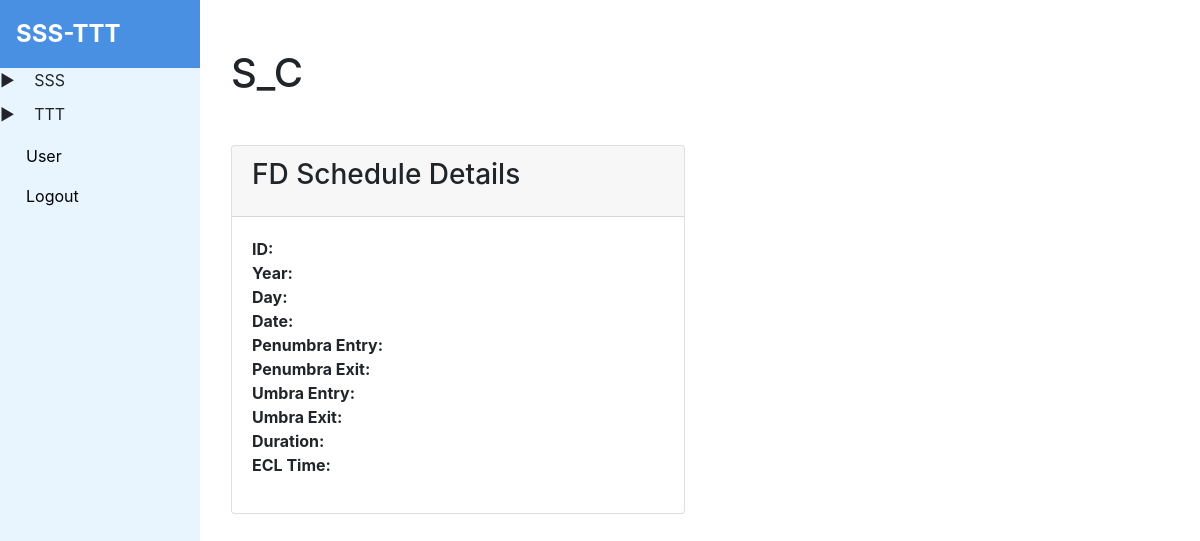
The page /fd_schedules/1 (signed in) on the database as committed earlier.
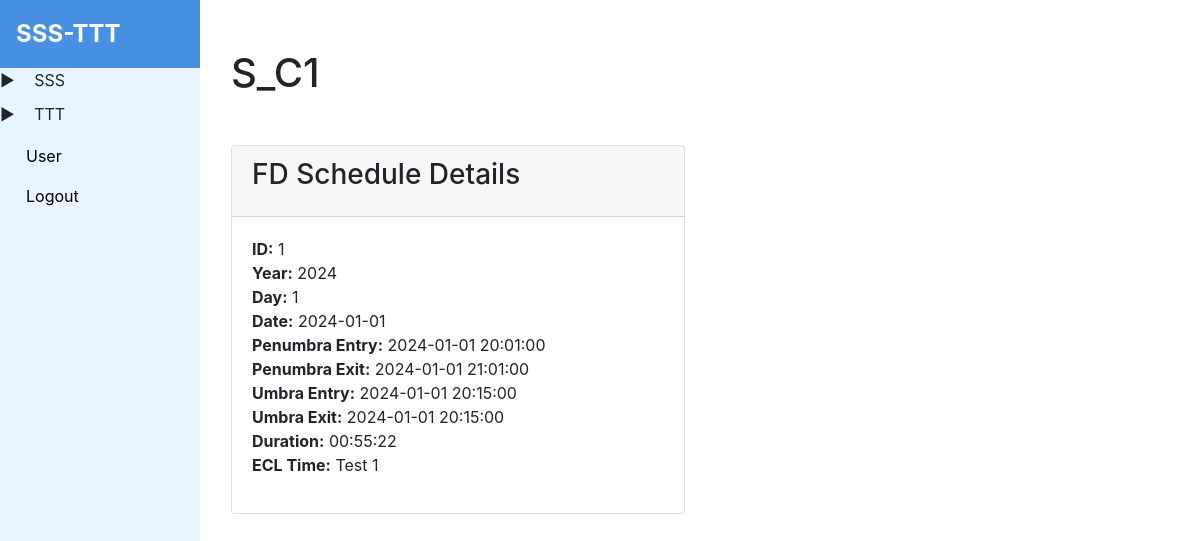
The same page on the database as committed later.
### tables this page shows
CREATE TABLE 't_fd_schedule' (
        id INTEGER PRIMARY KEY AUTOINCREMENT,
        year INTEGER,
        day INTEGER,
        date DATE,
        penumbra_entry DATETIME NOT NULL,
        penumbra_exit DATETIME,
        umbra_entry DATETIME,
        umbra_exit DATETIME,
        duration VARCHAR(1000),
        ECL_TIME VARCHAR(255)
    );

### app.py (the view)
@app.route('/fd_schedules/<int:fd_schedule_id>')
@check_login
def fd_schedule_detail(fd_schedule_id):
    data = get_record_by_table_name('t_fd_schedule', fd_schedule_id)
    return render_template('fd_schedule/fd_schedule_detail.html', fd_schedule=data, is_admin = session.get('user'))

### app.py (called while the page is built)
def check_login(f):
    @wraps(f)
    def decorated_function(*args, **kwargs):
        if session.get('user') is None:
            return redirect(url_for('login'))
        return f(*args, **kwargs)
    return decorated_function

### db_helper.py (called while the page is built)
def get_record_by_table_name(table_name: str, record_id: int):
    cursor = conn.cursor()
    cursor.execute(f'SELECT * FROM {table_name} WHERE id = {record_id}')
    result = cursor.fetchone()
    cursor.close()
    return result

### templates/fd_schedule/fd_schedule_detail.html (shortened to what this page needs)
{% extends 'base.html' %}
{% block content %}
  <div class="container my-5">
    <div class="row">
      <div class="col-12">
        <h1 class="text-start mb-5">S_C{{ fd_schedule[0] }}
        </h1>
      </div>
    </div>
    <div class="row">
      <div class="col-md-6">
        <div class="card mb-4">
          <div class="card-header">
            <h3 class="card-title">FD Schedule Details</h3>
          </div>
          <div class="card-body">
            <ul class="list-unstyled">
              <li><strong>ID:</strong> {{ fd_schedule[0] }}</li>
              <li><strong>Year:</strong> {{ fd_schedule[1] }}</li>
              <li><strong>Day:</strong> {{ fd_schedule[2] }}</li>
              <li><strong>Date:</strong> {{ fd_schedule[3] }}</li>
              <li><strong>Penumbra Entry:</strong> {{ fd_schedule[4] }}</li>
              <li><strong>Penumbra Exit:</strong> {{ fd_schedule[5] }}</li>
              <li><strong>Umbra Entry:</strong> {{ fd_schedule[6] }}</li>
              <li><strong>Umbra Exit:</strong> {{ fd_schedule[7] }}</li>
              <li><strong>Duration:</strong> {{ fd_schedule[8] }}</li>
              <li><strong>ECL Time:</strong> {{ fd_schedule[9] }}</li>
            </ul>
          </div>
        </div>
      </div>
    </div>
  </div>
{% endblock %}

### templates/base.html (shortened to what this page needs)
<!DOCTYPE html>
<html>
<head>
    <link rel="stylesheet" href="https://stackpath.bootstrapcdn.com/bootstrap/4.3.1/css/bootstrap.min.css">
    <link rel="stylesheet" type="text/css" href="{{ url_for('static', filename='css/style.css') }}">
    <link rel="stylesheet" href="https://cdn.materialdesignicons.com/5.4.55/css/materialdesignicons.min.css">
    <link rel="stylesheet" href="https://cdnjs.cloudflare.com/ajax/libs/select2/4.0.13/css/select2.min.css" />
</head>
<body onload="toggleSubmenu('{{ menuVal }}')">
    <div class="sidebar sidebar-content">
        <div class="logo">
            <a href="/home">SSS-TTT</a>
        </div>
        <ul>
            <li class="submenu-toggle" data-submenu="submenu1" data-expanded="false" onclick="toggleSubmenu('submenu1')">
                <span class="menu-text">SSS</span></a>
            </li>
        </ul>
        <ul>
            <li class="submenu-toggle" data-submenu="submenu2" data-expanded="false" onclick="toggleSubmenu('submenu2')">
                <span class="menu-text">TTT</span></a>
            </li>
        </ul>
        {% if is_admin %}
        <ul>
            <li><a href="/user"><span class="menu-text">User</span></a></li>
        </ul>
        {% endif %}
        <ul>
            <li><a href="/logout"><span class="menu-text">Logout</span></a></li>
        </ul>
    </div>
    <div class="content">
        {% block content %}{% endblock %}
    </div>
</body>
</html>

### static/css/style.css (style rules this page uses)
.sidebar { height: 100%; width: 200px; position: fixed; z-index: 1; top: 0; left: 0; background-color: #e9f5fe; overflow-x: hidden; }
.sidebar .logo { background-color: #4a90e2; color: #fff; font-size: 24px; font-weight: bold; padding: 16px; }
.sidebar .logo a { color: #fff; text-decoration: none; }
.sidebar-content { max-height: 1000px; overflow-y: scroll; }
.sidebar ul { list-style-type: none; margin: 0; padding: 0; }
.sidebar li a { display: block; color: #000; padding: 8px 16px; text-decoration: none; }
.content { margin-left: 200px; padding: 1px 16px; height: 1000px; }
.menu-text { margin-left: 10px; }

### templates/base.html (style rules this page uses)
.submenu-toggle::before { content: '\25B6'; padding-right: 5px; transition: transform 0.2s; display: inline-block; margin-bottom: 10px; }

Rows that differ between the two databases and show on the page:
added t_fd_schedule: id "1", year "2024", day "1", date "2024-01-01", penumbra_entry "2024-01-01 20:01:00", penumbra_exit "2024-01-01 21:01:00", umbra_entry "2024-01-01 20:15:00", umbra_exit "2024-01-01 20:15:00", duration "00:55:22", ECL_TIME "Test 1"
